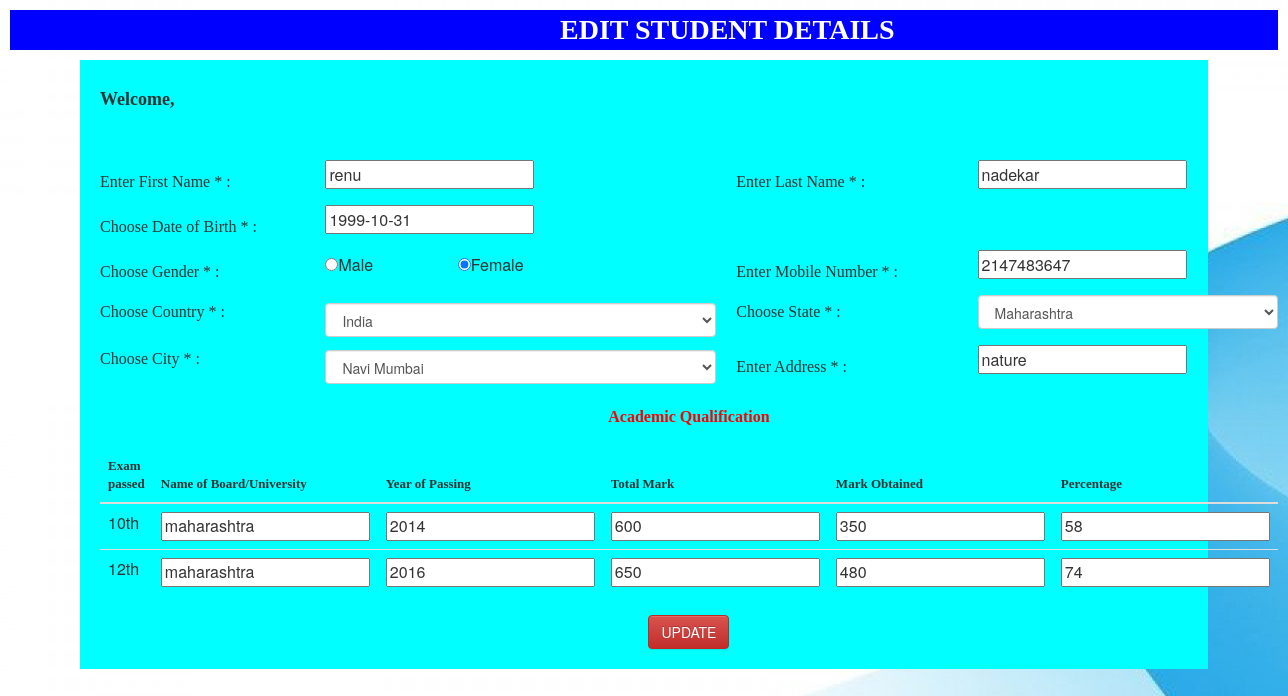
Page /editstudent.php?id=renunadekar5@gmail.com (signed in) on the committed database.
### tables this page shows
CREATE TABLE `user_data` (
  `s_id` varchar(50) NOT NULL,
  `s_first_name` varchar(20) NOT NULL,
  `s_last_name` varchar(20) NOT NULL,
  `s_email` varchar(50) NOT NULL,
  `s_dob` date NOT NULL,
  `s_gender` varchar(20) NOT NULL,
  `s_mob` int(10) NOT NULL,
  `s_country` varchar(20) NOT NULL,
  `s_state` varchar(20) NOT NULL,
  `s_city` varchar(20) NOT NULL,
  `s_addr` text NOT NULL,
  `s_ten_board` varchar(20) NOT NULL,
  `s_ten_yop` int(4) NOT NULL,
  `s_ten_tm` int(4) NOT NULL,
  `s_ten_mo` int(4) NOT NULL,
  `s_ten_per` float NOT NULL,
  `s_twl_board` varchar(20) NOT NULL,
  `s_twl_yop` int(4) NOT NULL,
  `s_twl_tm` int(4) NOT NULL,
  `s_twl_mo` int(4) NOT NULL,
  `s_twl_per` float NOT NULL
);

CREATE TABLE `countries` (
  `id` int(11) NOT NULL,
  `sortname` varchar(3) NOT NULL,
  `name` varchar(150) NOT NULL,
  `phonecode` int(11) NOT NULL
);

CREATE TABLE `states` (
  `id` int(11) NOT NULL,
  `name` varchar(30) NOT NULL,
  `country_id` int(11) NOT NULL DEFAULT 1
);

CREATE TABLE `cities` (
  `id` int(11) NOT NULL,
  `name` varchar(30) NOT NULL,
  `state_id` int(11) NOT NULL
);

### editstudent.php (the view, shortened to what this page needs)
<?php
include 'config.php';
$q1=mysqli_query($con,"select * from user_data where s_id='".$_GET['id']."'");
while($r1=mysqli_fetch_array($q1))
{
?>
<html>
    <head>
        <link href="jquery/jquery-ui.css" rel="stylesheet" type="text/css" />
         <link rel="stylesheet" href="bootstrap/bootstrap.min.css">
         <link rel="stylesheet" href="bootstrap/bootstrap-theme.min.css">
         <link rel="stylesheet" href="bootstrap/bootstrap.min.css">
         <link rel="stylesheet" href="bootstrap/bootstrap-theme.min.css">
        <link href="jquery/jquery-ui.css" rel="stylesheet" type="text/css" />
    </head>
     <body style="background-image:url('./images/inbg.jpg');">
<form id="form" action="editstudent.php" method="post">
           <div style="background-color: blue;color: white;margin-left: 80px;margin-right: 80px;margin: 10px;">
           <font style="margin-left: 550px;font-size: 28px;font-family: vandana;"><b>EDIT STUDENT DETAILS</b></font>
           </div>
             <div style="background-color: cyan;margin-left: 80px;padding: 20px 20px 20px 20px;margin-right: 80px;">
              <font style="font-family: Verdana;"><h4><b>Welcome, <?php echo $s_id;?></b></h4></font>
             <table class="frmtbl">
                  <tr>
                      <td style="margin-left: 20px;"><font style="font-family: Verdana;">Enter First Name * : </font></td>
                      <td  style="padding-bottom: 1em;"><input type="text" id="fname" name="fname" value="<?php echo $r1[1] ?>" required="true"></td>
                      <td><font style="font-family: Verdana;padding-left: 20px;">Enter Last Name * : </font></td>
                      <td  style="padding-bottom: 1em;"><input type="text" id="lname" name="lname" value="<?php echo $r1[2] ?>" required="true"></td>
                  </tr>
                  <tr>
                      <td><font style="font-family: Verdana;">Choose Date of Birth *  : </font></td>
                      <td  style="padding-bottom: 1em;">
                        <input type="text" id="in_dob" name="dob" value="<?php echo $r1[4] ?>"  required="true">
                    </td>
                  </tr>
                  <tr>
                      <td><font style="font-family: Verdana;">Choose Gender * : </font></td>
                      <td  style="padding-bottom: 1em;"><input type="radio" id="gender" name="gender" value="male" required="true" <?php if($r1[5]=='male') { ?> checked="checked" <?php }?>>Male
                      &nbsp;&nbsp;&nbsp;&nbsp;&nbsp;&nbsp;&nbsp;&nbsp;&nbsp;&nbsp;&nbsp;&nbsp;&nbsp;&nbsp;&nbsp;&nbsp;&nbsp;
                      <input type="radio" id="gender" name="gender" value="female"  <?php if($r1[5]=='female') { ?> checked="checked" <?php }?>>Female</td>
                      <td><font style="font-family: Verdana;padding-left: 20px;">Enter Mobile Number *  : </font></td>
                      <td  style="padding-bottom: 1em;"><input type="number" id="mob" name="mob" value="<?php echo $r1[6] ?>" onKeyPress="if(this.value.length>=10) return false;" required="true"></td>
                  </tr>
                  <tr>
                      <td style="padding-bottom: 1em;"><font style="font-family: Verdana;">Choose Country * : </font></td>
                      <td>
                      <select name="country" id="country" class="form-control" onchange="FetchState(this.value)">
                      <?php $c=mysqli_query($con, "select * from countries where id='".$r1[7]."'");
                      $c1=mysqli_fetch_assoc($c);
                      if(!isset($_REQUEST['update'])){
                          echo '<option value='.$c1['id'].'>'.$c1['name'].'</option>';}?>
          				</select>
                      </td>
                      <td  style="padding-bottom: 1em;padding-left: 20px;"><font style="font-family: Verdana;">Choose State *  : </font></td>
                      <td style="padding-bottom: 1em;">
						<select name="state" id="state" class="form-control" onchange="FetchCity(this.value)">
						<?php $c=mysqli_query($con, "select * from states where id='".$r1[8]."'");
                      $c1=mysqli_fetch_assoc($c);?>
            <option value="<?php $c1['id']?>"><?php echo  $c1['name']?></option>
          </select>
					</td>
                  </tr>
                  <tr>
                      <td  style="padding-bottom: 1em;"><font style="font-family: Verdana;">Choose City * : </font></td>
                      <td >
                      <select name="city" id="city" class="form-control">
                      <?php $c=mysqli_query($con, "select * from cities where id='".$r1[9]."'");
                      $c1=mysqli_fetch_assoc($c);?>
            <option value="<?php $c1['id']?>"><?php echo  $c1['name']?></option>
          </select>
                      </td>
                      <td><font style="font-family: Verdana;padding-left: 20px;">Enter Address *  : </font></td>
                      <td  style="padding-bottom: 1em;"><input type="text" id="addr" name="addr" value="<?php echo $r1[10] ?>"></td>
                  </tr>
                  <tr><td colspan="7" align=center><font style="font-family:Verdana;size:25;color: red; margin: auto;"><b><br>Academic Qualification</b></font></td></tr><br><br>
                   <tr><td colspan="4">
                        <table class="table">
                           <thead>
                               <tr><br>
                                    <th><font style="font-family: Verdana;font-size: small">Exam passed</font></th>
                                    <th><font style="font-family: Verdana;font-size: small">Name of Board/University</font></th>
                                    <th><font style="font-family: Verdana;font-size: small">Year of Passing</font></th>
                                    <th><font style="font-family: Verdana;font-size: small">Total Mark</font></th>
                                    <th><font style="font-family: Verdana;font-size: small">Mark Obtained</font></th>
                                    <th><font style="font-family: Verdana;font-size: small">Percentage</font></th>
                              </tr>
                           </thead>
                            <tbody>
                           <tr>
                               <td><?php echo "10th"; ?></td>
                               <td><input type="text" id="tb" name="tb" value="<?php echo $r1[11] ?>" required="true"></td>
                               <td><input type="number" id="tyop" name="tyop" value="<?php echo $r1[12] ?>" class="actab" onKeyPress="if(this.value.length>=4) return false;" required="true"></td>
                               <td><input type="number" id="ttm" name="ttm" value="<?php echo $r1[13] ?>" class="actab" onkeypress="if(this.value.length>=4) return false;" required="true"></td>
                               <td><input type="number" id="tom" name="tom" value="<?php echo $r1[14] ?>" class="actab"  onkeypress="if(this.value.length>=4) return false;" required="true"></td>
                               <td><input type="number" id="tp" name="tp" value="<?php echo $r1[15] ?>" class="actab"  onkeypress="if(this.value.length>=4) return false;" required="true" readonly="readonly"></td>
                           </tr>
                           <tr>
                               <td><?php echo "12th"; ?> </td>
                               <td><input type="text" id="twb" name="twb" value="<?php echo $r1[16] ?>" required="true"></td>
                               <td><input type="number" id="twyop" name="twyop" value="<?php echo $r1[17] ?>" class="actab" onKeyPress="if(this.value.length>=4) return false;" required="true"></td>
                               <td><input type="number" id="twtm" name="twtm" value="<?php echo $r1[18] ?>" class="actab" onKeyPress="if(this.value.length>=4) return false;" required="true"></td>
                               <td><input type="number" id="twom" name="twom" value="<?php echo $r1[19] ?>" class="actab" onKeyPress="if(this.value.length>=4) return false;" required="true"></td>
                               <td><input type="number" id="twp" name="twp" value="<?php echo $r1[20] ?>" class="actab" onKeyPress="if(this.value.length>=4) return false;" required="true" readonly="readonly"></td>
                           </tr>
                            </tbody>
                       </table>
                           <tr>
                                <td colspan="4">
                                   <center> <input type="submit" onclick="validate();" id="update" name="update" value="UPDATE" class="btn btn-danger"></center>
                                </td>
                           </tr>
    </table>
    </div>
            <br>
            <br>
</form>
</body>
<?php }?>
</html>

### rows in the picture
user_data: fname "renu", lname "nadekar", dob "1999-10-31", s_gender "☑", mob "2147483647", country "India", state "Maharashtra", city "Navi Mumbai", addr "nature", tb "maharashtra", tyop "2014", ttm "600", tom "350", tp "58", twb "maharashtra", twyop "2016", twtm "650", twom "480", twp "74"
